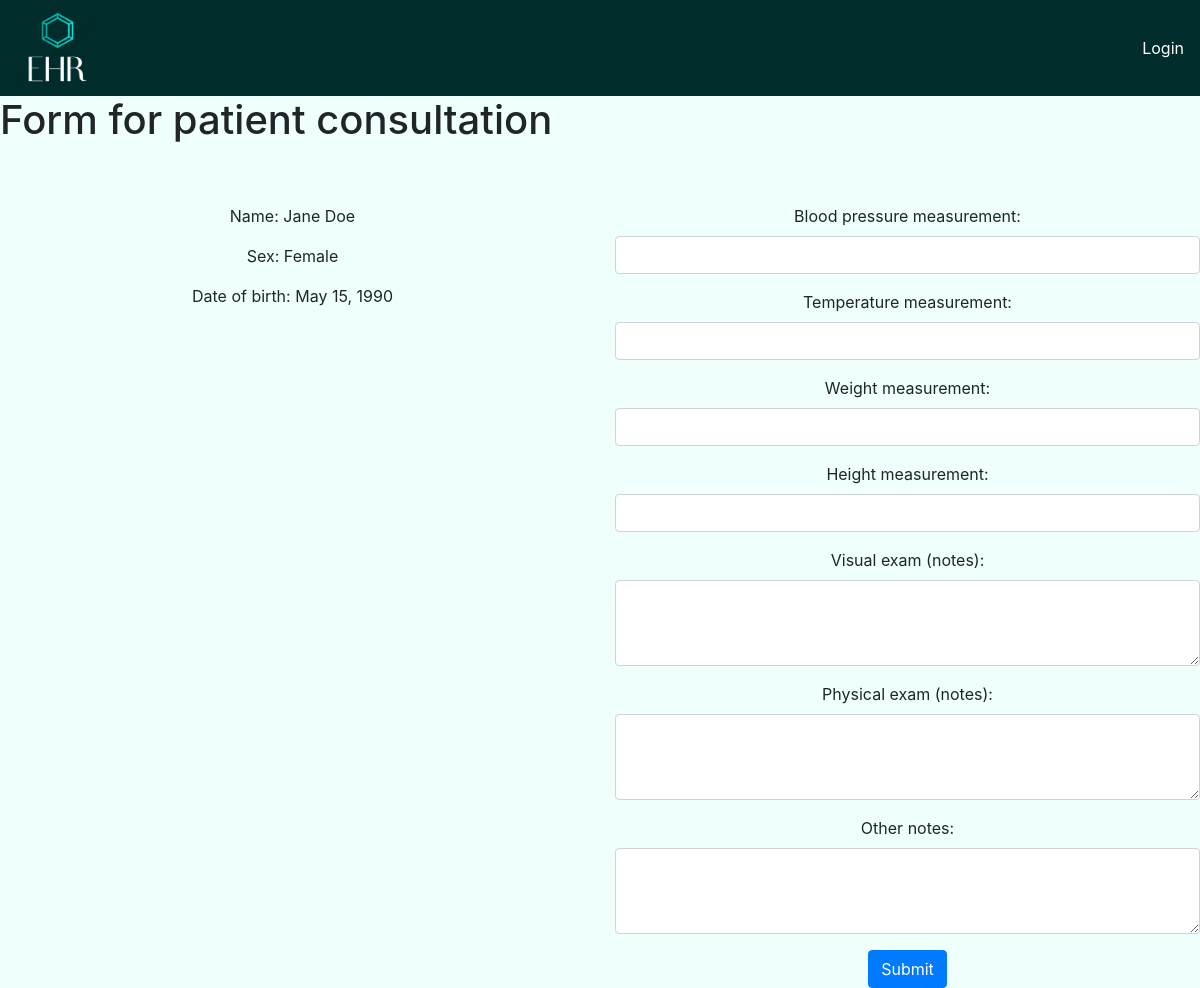
Page /patConsult2/2/ on the committed database.
### app/models.py (models this page shows, shortened)
class Patients(models.Model):
    SEX_CHOICES = [
        ('M', 'Male'),
        ('F', 'Female'),
        ('O', 'Other')
    ]
    BLOOD_TYPE_CHOICES = [
        ('A+', 'A+'),
        ('A-', 'A-'),
        ('B+', 'B+'),
        ('B-', 'B-'),
        ('AB+', 'AB+'),
        ('AB-', 'AB-'),
        ('O+', 'O+'),
        ('O-', 'O-')
        ]
    name = models.CharField(max_length=255)
    sex = models.CharField(max_length=1, choices=SEX_CHOICES)
    email = models.EmailField()
    phone = models.CharField(max_length=20)
    date_of_birth = models.DateField()
    nationality = models.CharField(max_length=255)
    blood_group = models.CharField(max_length=3,choices=BLOOD_TYPE_CHOICES)
    allergies = models.TextField(blank=True)
    Medical_Surgical_History = models.TextField(blank=True)

### app/views.py (the view, shortened to what this page needs)
# urls.py: path('patConsult2/<int:pk>/',views.patientConsultationPg2,name='patient_consult_pg2'),
def patientConsultationPg2(request, pk):
    patient = Patients.objects.get(id=pk)
    context = {
        'patient': patient
    }
    return render(request,'app/patConsult2_form.html',context)

### app/templates/app/patConsult2_form.html (shortened to what this page needs)
{% extends 'index.html' %}
{% block content %}
<h1>Form for patient consultation</h1>
<div class="row">
    <div class="col">
        <p>Name: {{ patient.name }}</p>
        <p>Sex: {{ patient.get_sex_display }}</p>
        <p>Date of birth: {{ patient.date_of_birth }}</p>
    </div>
    <div class="col">
        <form method="post">
          <div class="form-group">
            <label for="blood-pressure">Blood pressure measurement:</label>
            <input type="text" class="form-control" id="blood-pressure" name="blood_pressure">
          </div>
          <div class="form-group">
            <label for="temperature">Temperature measurement:</label>
            <input type="text" class="form-control" id="temperature" name="temperature">
          </div>
          <div class="form-group">
            <label for="weight">Weight measurement:</label>
            <input type="text" class="form-control" id="weight" name="weight">
          </div>
          <div class="form-group">
            <label for="height">Height measurement:</label>
            <input type="text" class="form-control" id="height" name="height">
          </div>
          <div class="form-group">
            <label for="visual-exam">Visual exam (notes):</label>
            <textarea class="form-control" id="visual-exam" rows="3" name="visual_exam"></textarea>
          </div>
          <div class="form-group">
            <label for="physical-exam">Physical exam (notes):</label>
            <textarea class="form-control" id="physical-exam" rows="3" name="physical_exam"></textarea>
          </div>
          <div class="form-group">
            <label for="other-notes">Other notes:</label>
            <textarea class="form-control" id="other-notes" rows="3" name="other_notes"></textarea>
          </div>
          <button type="submit" class="btn btn-primary">Submit</button>
        </form>
    </div>
</div>
{% endblock content %}

### static/css/style.css (style rules this page uses)
html,body { background-color: #EEFFFC }
.row { margin-top:5%; text-align: center; }

### rows in the picture
Patients: name "Jane Doe", sex "Female", date_of_birth "May 15, 1990"
